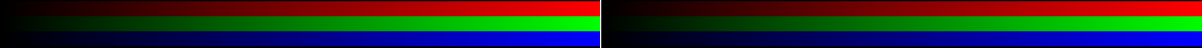
#> input picture calib/cmp_grain_chroma_ramps_a10.png, 4805 x 190 px, given in place of grain-test-2x.png, which was not available (shown at 1/4 size); the run also reads 1 picture not shown here
$ python render_grain_cmp.py
#> lines starting #> are read from the running program, lines starting #| are printed output that depends on the picture; pictures that were not available may be replaced by others from this repository, and a replacement may not be noted
### calib/grainmodel.py
"""
Shared grain calibration module — geometry, measurement, and the numpy port of
the committed shader's grain math (chromasmith-22.html comp pass, ~line 739-749).

Geometry mirrors calib/grain_chart_geo.txt (generated by gen_grain_chart.py).
Measure noise STATISTICALLY (grain is stochastic — never pixel-diff): local
high-pass residual stddev per flat zone, per channel, per Dehancer amount.
This is the same "sample flat interiors, not edges" discipline that the
halation session learned the hard way.
"""
import numpy as np
from PIL import Image
from scipy.ndimage import uniform_filter

# ── chart geometry (must match gen_grain_chart.py constants) ─────────────────
HUES = ['R', 'G', 'B', 'C', 'M', 'Y', 'SkinLt', 'SkinMid', 'SkinDk',
        'Gray18', 'Cine25', 'Cine75']
LUMA_STEPS = [0.0, 0.10, 0.25, 0.40, 0.55, 0.70, 0.85, 1.00]
A_X0, A_Y0 = 120, 120
CELL_W, CELL_H, GAP = 520, 150, 8

PROF = [('Shadow10', (26, 26, 26)), ('Gray18', (118, 118, 118)),
        ('Gray50', (188, 188, 188)), ('SkinMid', (224, 172, 138)),
        ('PureR', (255, 0, 0)), ('PureG', (0, 255, 0)), ('PureB', (0, 0, 255))]
B_Y0, B_H = 2270, 230
BW = (4800 - 240) // len(PROF)

CHECKER = {'4px': (120, 1640), '16px': (1700, 3220), '64px': (3280, 4680)}
E_Y0, E_H = 3070, 280


# [14 lines left out: functions matrix_cell, profile_block, not called in this run]


def checker_block(size):
    x0, x1 = CHECKER[size]
    return (x0 + 20, E_Y0 + 20, x1 - 20, E_Y0 + E_H - 20)


# ── statistical measurement (high-pass residual std == "grain strength") ─────
def patch(img, rect):
    x0, y0, x1, y1 = rect
    return img[y0:y1, x0:x1].astype(np.float32)


# [25 lines left out: functions noise_std, autocorr_halfwidth, not called in this run]


def load(path):
    return np.array(Image.open(path).convert('RGB'))


# ── v2: per-channel signal-dependent ("shot-noise-like") grain model ─────────
# measure_grain.py found Dehancer's grain scales with EACH channel's own
# exposure (sigma_B >> sigma_R,G on blue patches and vice-versa for red) —
# the fixed-ratio luma-masked v1 (rm*0.88/0.72) cannot reproduce that. The
# sigma/sqrt(value) check is roughly constant per channel (shot-noise:
# variance ∝ signal, std ∝ sqrt(signal)) modulo a per-channel sensitivity
# weight (kR,kG,kB) and highlight clipping (handled naturally by np.clip).
#   sigma_c ≈ k_c * amount_norm^powA * value_c^powG          (powG≈0.5)
# GLSL-portable: pure pow()/clip, same h21 hash, independent per-channel noise.
def synth_patch(rgb01, size=96):
    return np.tile(np.array(rgb01, dtype=np.float32), (size, size, 1))


# [25 lines left out: functions apply_grain_v2, predict_sigma_v2, not called in this run]


# ── v3: two-component grain — shared luminance-correlated base + per-channel
# self-signal term (mirrors the halation model's "two emission drivers" insight,
# discovered the same way: v2's pure-per-channel model couldn't reproduce
# Dehancer's nonzero grain on a hue's OFF channels — e.g. pure-red still grains
# its G/B somewhat — proving a shared/luminance-correlated component exists
# alongside the per-channel shot-noise-like term).
#   base_c   = lum ^ powL                       (shared: correlates all channels)
#   self_c   = clamp(value_c,0,1) ^ powG         (per-channel signal-dependent)
#   sigma_c  = k_c * amount_norm^powA * (wL*base_c + (1-wL)*self_c)
LUMA_W = np.array([.2126, .7152, .0722])
UNIT_STD = 1.0 / np.sqrt(12.0)


def apply_grain_v3(res, amount_norm, params, seed=0.0):
    kR, kG_, kB, powG, powL, powA, wL, grSz = (
        params['kR'], params['kG'], params['kB'], params['powG'],
        params['powL'], params['powA'], params['wL'], params['grSz'])
    H, W = res.shape[:2]
    yy, xx = np.mgrid[0:H, 0:W].astype(np.float32)
    uv = np.stack([xx / W, yy / H], axis=-1)
    gc = uv / max(grSz, 1e-4) + seed
    nr = h21_np(gc + np.array([.07, .43])) - 0.5
    ng = h21_np(gc + np.array([.51, .19])) - 0.5
    nb = h21_np(gc + np.array([.83, .67])) - 0.5
    v = np.clip(res, 0., 1.)
    lum = v @ LUMA_W
    base = lum ** powL
    aScale = amount_norm ** powA if amount_norm > 0 else 0.0
    k = np.array([kR, kG_, kB])
    selfv = v ** powG
    strength = k * (wL * base[..., None] + (1 - wL) * selfv)
    sigma = strength * aScale
    noise = np.stack([nr, ng, nb], axis=-1) * sigma
    return np.clip(res + noise, 0., 1.)


# [8 lines left out: function predict_sigma_v3, not called in this run]


# ── v4: v3 + per-channel HIGHLIGHT-ROLLOFF gate ──────────────────────────────
# measure_grain.py shows fully-saturated/clipped channels (e.g. pure-red R≈1.0
# at full luma) carry ~zero Dehancer grain, while v3 (no gate) keeps predicting
# substantial sigma there because clip(res+noise) still has measurable spread
# below the ceiling. Dehancer's film response must compress/clip BEFORE grain
# is added in those zones — so gate each channel's strength by how close its
# own value is to full saturation:
#   gate_c = 1 - smoothstep(hiLo, hiHi, value_c)
# Gray50 (v≈0.74) must stay ~ungated (hiLo>0.74), pure-channel-at-full (v=1.0)
# must be ~fully gated (hiHi<=1.0) — i.e. the rolloff is a narrow, steep
# highlight-only window, not a broad symmetric falloff.
def _smoothstep(lo, hi, x):
    t = np.clip((x - lo) / max(hi - lo, 1e-6), 0.0, 1.0)
    return t * t * (3.0 - 2.0 * t)


# [34 lines left out: functions apply_grain_v4, predict_sigma_v4, not called in this run]


# ── numpy port of the committed shader grain (lines 739-749) ─────────────────
def h21_np(p):
    p = np.mod(p * np.array([127.1, 311.7]), 1.0)
    p = p + np.sum(p * (p + 45.32), axis=-1, keepdims=True)
    return np.mod(p[..., 0] * p[..., 1], 1.0)


# [23 lines left out: function apply_grain, not called in this run]

### calib/render_grain_cmp.py
"""Render grain-test-2x.png through the v3 model at Dehancer's amounts and
build side-by-side (ours | Dehancer) strips for a glance comparison —
the halation session's "render and look FIRST" discipline, applied to grain.

Usage: python calib/render_grain_cmp.py
"""
import os, json
import numpy as np
from PIL import Image

os.chdir(os.path.dirname(os.path.dirname(os.path.abspath(__file__))))
import sys; sys.path.insert(0, 'calib')
from grainmodel import apply_grain_v3

P = json.load(open('calib/grain_params.json'))
#> (reads tools/calib/grain_params.json from the repository)
AMOUNTS = [10, 30, 60, 100]

# crop bands taken straight from calib/grain_chart_geo.txt (actual chart geometry)
BANDS = [
    ('matrix_top',     100, 110,  4290, 770),    # matrix rows R,G,B,C (luma cols 0-1)
    ('profile_blocks', 100, 1950, 4700, 2200),   # Shadow10..PureB flat blocks
    ('chroma_ramps',     0, 2220, 4800, 2600),   # R/G/B exposure gradients
]
MARGIN = 60  # context for grain-field continuity (grain is per-pixel, not blurred, but keep consistent w/ halation pattern)


def side_by_side(ours, deh, scale=0.5):
    h = ours.shape[0]
    sep = np.ones((h, 10, 3), dtype=np.float32)
    combo = np.concatenate([ours, sep, deh], axis=1)
    img = Image.fromarray((np.clip(combo, 0, 1) * 255).astype(np.uint8))
    if scale != 1.0:
        img = img.resize((int(img.width * scale), int(img.height * scale)), Image.LANCZOS)
    return img


def load_crop(path, x0, y0, x1, y1):
    return np.array(Image.open(path).crop((x0, y0, x1, y1)).convert('RGB'), dtype=np.float32) / 255.0


CHART_PATH = 'grain-test-2x.png'
for name, x0, y0, x1, y1 in BANDS:
    src = load_crop(CHART_PATH, x0, y0, x1, y1)   # only the crop -- cheap
#> in load_crop, `return np.array(Image.open(path).crop((x0, y0, x1, y1)).convert('RGB')..`:
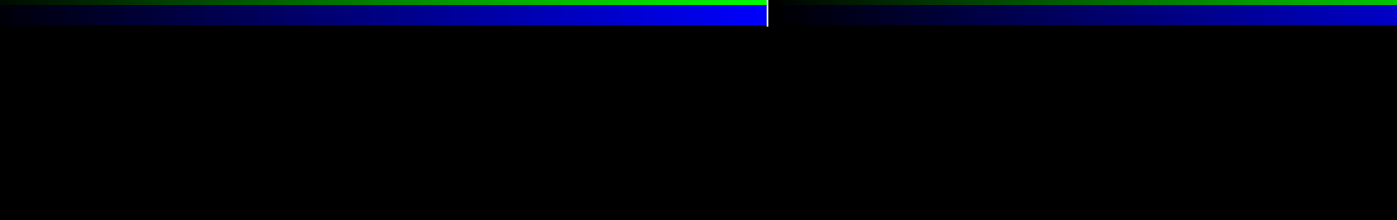
#> returned value: shape (660, 4190, 3) float32 (shown at 1/3 size); mean of channels 0, 1, 2 0.000274, 0.0107, 0.0422; drawn as R, G, B
    for a in AMOUNTS:
        ours = apply_grain_v3(src.copy(), a / 100.0, P, seed=7.0)
#> in apply_grain_v3, `lum = v @ LUMA_W`:
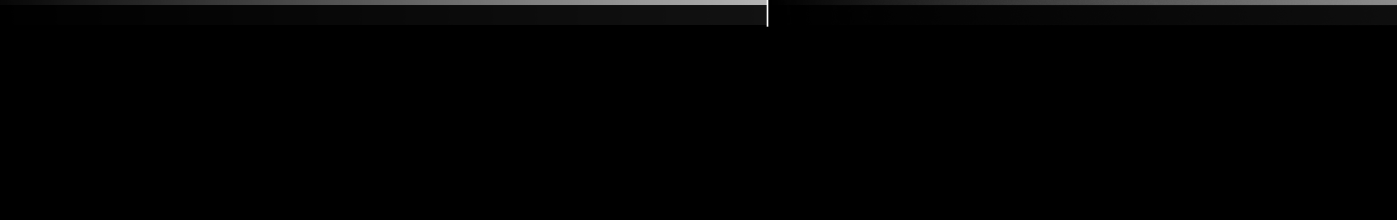
#> lum: shape (660, 4190) float64 (shown at 1/3 size); min 0, max 1, mean 0.0107
#> in apply_grain_v3, `base = lum ** powL`:
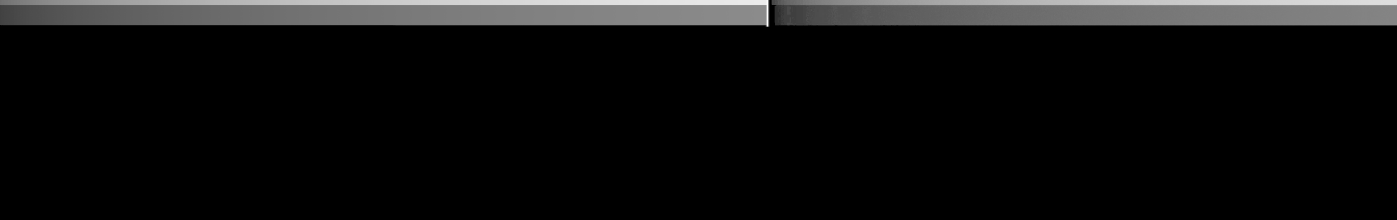
#> base: shape (660, 4190) float64 (shown at 1/3 size); min 0, max 1, mean 0.0578
#> in apply_grain_v3, `selfv = v ** powG`:
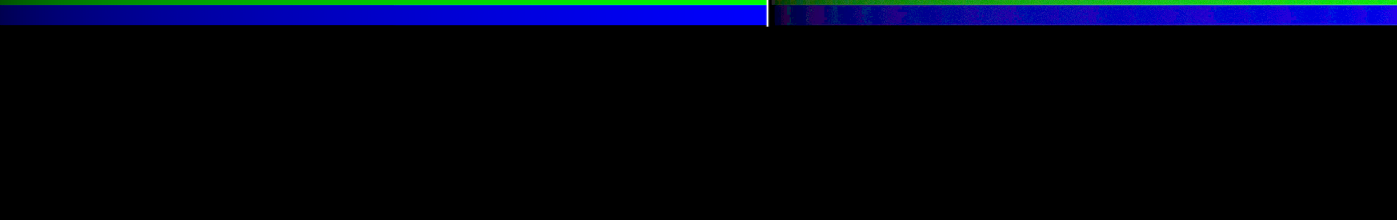
#> selfv: shape (660, 4190, 3) float32 (shown at 1/3 size); mean of channels 0, 1, 2 0.00335, 0.0181, 0.0679; drawn as R, G, B
#> in apply_grain_v3, `strength = k * (wL * base[..., None] + (1 - wL) * selfv)`:
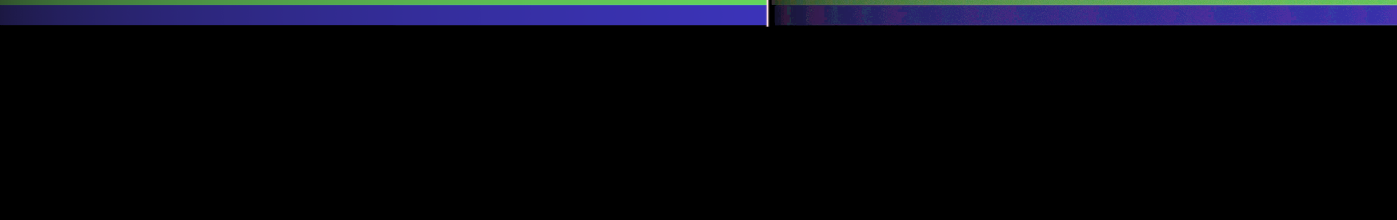
#> strength: shape (660, 4190, 3) float64 (shown at 1/3 size); mean of channels 0, 1, 2 0.0047, 0.00539, 0.0101; drawn with min black and max white
#> in apply_grain_v3, `noise = np.stack([nr, ng, nb], axis=-1) * sigma`:
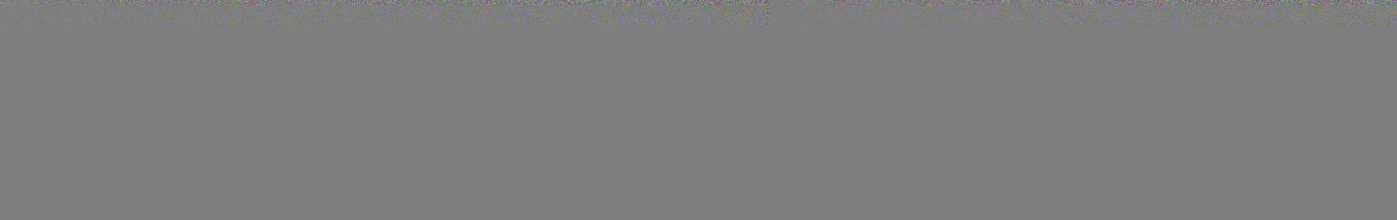
#> noise: shape (660, 4190, 3) float64 (shown at 1/3 size); mean of channels 0, 1, 2 -7.12e-07, -2.57e-07, 4.4e-07; drawn with min black and max white
        deh = load_crop(f'dehancer-{a} grain.JPG', x0, y0, x1, y1)
        img = side_by_side(ours, deh)
#> in side_by_side, `combo = np.concatenate([ours, sep, deh], axis=1)`:
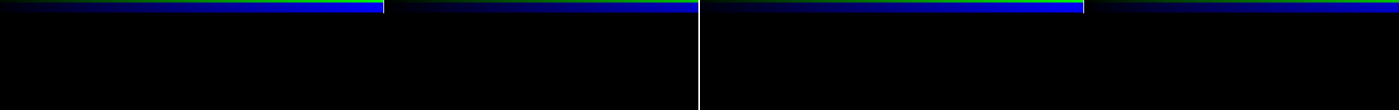
#> combo: shape (660, 8390, 3) float64 (shown at 1/6 size); mean R, G, B 0.0016, 0.012, 0.0439
        out = f'calib/cmp_grain_{name}_a{a}.png'
        img.save(out)
        print(f'wrote {out}  ({img.width}x{img.height})')
#| wrote calib/cmp_grain_matrix_top_a10.png  (4195x330)
#> (the run stopped early here; a loop or call above may not have finished)
